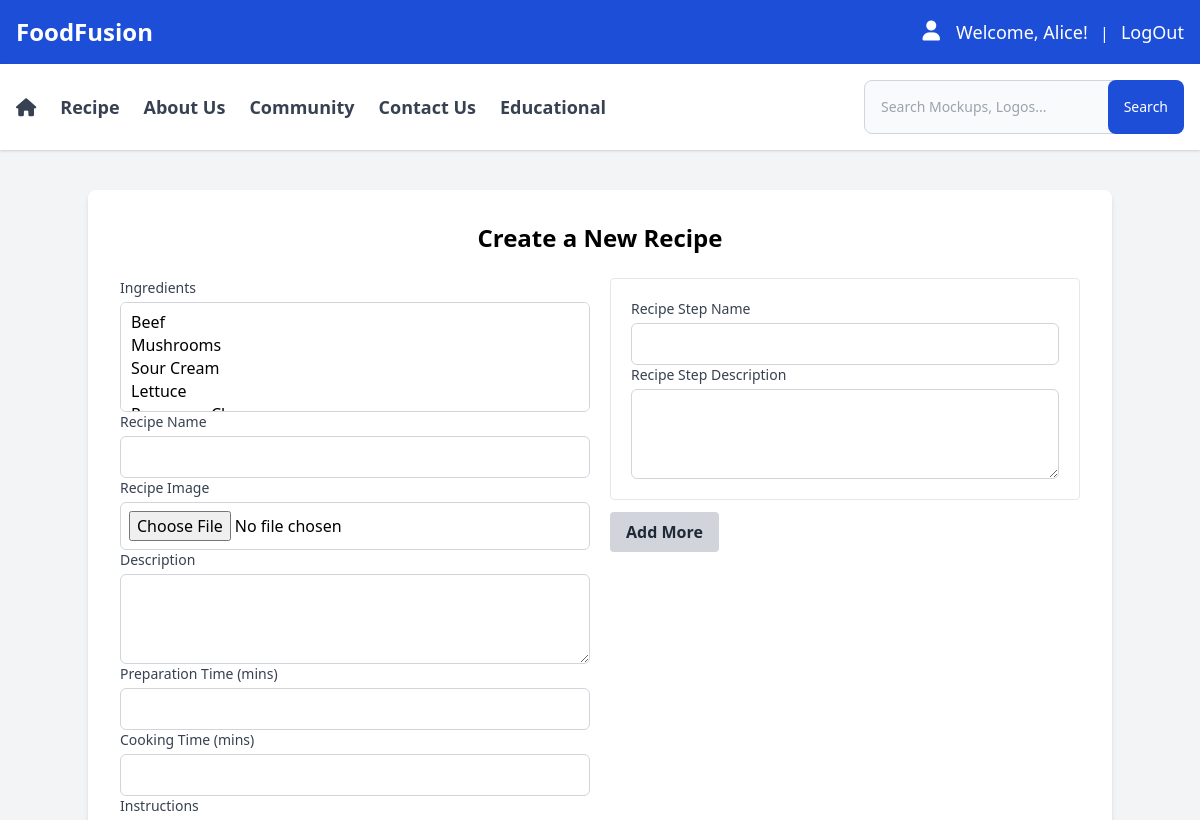
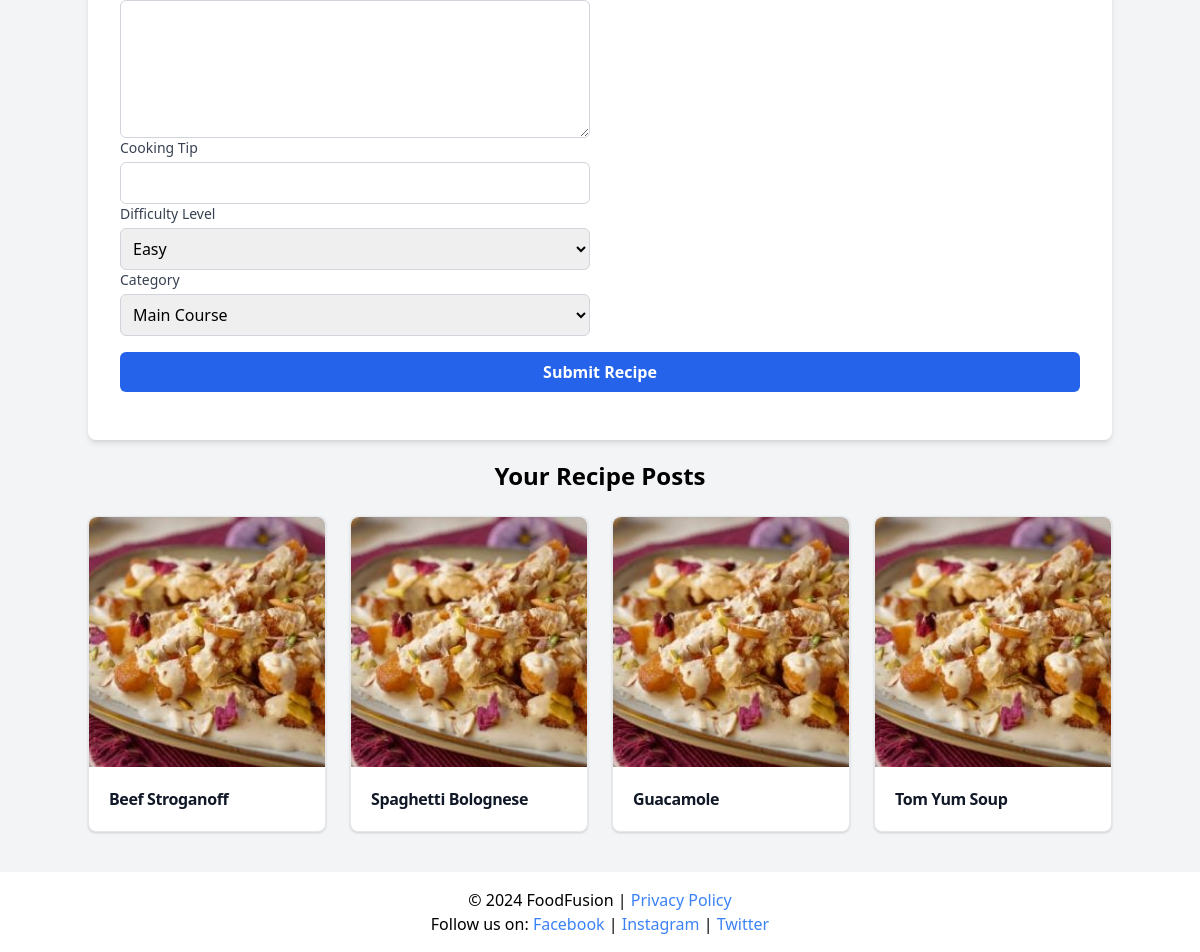
The app's page /community.php (signed in) with its own data (2 pictures, top to bottom).
### tables this page shows
CREATE TABLE `recipes` (
  id INT(11) PRIMARY KEY AUTO_INCREMENT,
  user_id INT(11),
  image VARCHAR(500),
  recipe_name VARCHAR(500),
  description VARCHAR(500),
  preparation_time INT(11),
  cooking_time INT(11),
  instructions TEXT,
  tip VARCHAR(500),
  level INT(11) comment '1.easy 2.medium 3.hard',
  created_at TIMESTAMP DEFAULT CURRENT_TIMESTAMP,
  updated_at TIMESTAMP DEFAULT CURRENT_TIMESTAMP ON UPDATE CURRENT_TIMESTAMP,
  deleted_at TIMESTAMP NULL,
  FOREIGN KEY (user_id) REFERENCES user(id)
);

### community.php (the view, shortened to what this page needs)
<?php
include 'db.php';
$isUserLoggedIn = $_SESSION['user'];
$userId = $isUserLoggedIn['id'];
$sql = "SELECT id, name FROM category WHERE deleted_at IS NULL";
$categories = $conn->query($sql);
$categoryOptions = '';
if ($categories->num_rows > 0) {
    while ($row = $categories->fetch_assoc()) {
        $categoryOptions .= "<option value='{$row['id']}'>{$row['name']}</option>";
    }
} else {
    $categoryOptions = "<option disabled>No categories available</option>";
}
$sqlIngredients = "SELECT id, name FROM ingredients WHERE deleted_at IS NULL";
$ingredients = $conn->query($sqlIngredients);
$ingredientOptions = '';
if ($ingredients->num_rows > 0) {
    while ($row = $ingredients->fetch_assoc()) {
        $ingredientOptions .= "<option value='{$row['id']}'>{$row['name']}</option>";
    }
} else {
    $ingredientOptions = "<option disabled>No ingredients available</option>";
}
$sqlUserRecipe = "SELECT id, recipe_name, image FROM recipes WHERE user_id = $userId";
$recipes = $conn->query($sqlUserRecipe);
?>
<div class="mx-auto w-full max-w-7xl">
    <div>
        <div class="bg-white p-8 rounded-lg shadow-md">
            <h2 class="text-2xl font-bold text-center mb-6">Create a New Recipe</h2>
            <form id="recipeForm" enctype="multipart/form-data" class="space-y-4">
                <div class="grid grid-cols-1 sm:grid-cols-2 gap-5">
                    <div>
                        <div>
                            <label for="ingredients" class="block text-sm font-medium text-gray-700">Ingredients</label>
                            <select id="ingredients" name="ingredients[]" multiple required class="mt-1 block w-full p-2 border border-gray-300 rounded-md">
                                <?= $ingredientOptions ?>
                            </select>
                        </div>
                        <div>
                            <label for="recipe_name" class="block text-sm font-medium text-gray-700">Recipe Name</label>
                            <input type="text" id="recipe_name" name="recipe_name" required class="mt-1 block w-full p-2 border border-gray-300 rounded-md">
                        </div>
                        <div>
                            <label for="image" class="block text-sm font-medium text-gray-700">Recipe Image</label>
                            <input type="file" id="image" name="image" accept="image/*" required class="mt-1 block w-full p-2 border border-gray-300 rounded-md">
                        </div>
                        <div>
                            <label for="description" class="block text-sm font-medium text-gray-700">Description</label>
                            <textarea id="description" name="description" rows="3" required class="mt-1 block w-full p-2 border border-gray-300 rounded-md"></textarea>
                        </div>
                        <div>
                            <label for="preparation_time" class="block text-sm font-medium text-gray-700">Preparation Time (mins)</label>
                            <input type="number" id="preparation_time" name="preparation_time" min="1" required class="mt-1 block w-full p-2 border border-gray-300 rounded-md">
                        </div>
                        <div>
                            <label for="cooking_time" class="block text-sm font-medium text-gray-700">Cooking Time (mins)</label>
                            <input type="number" id="cooking_time" name="cooking_time" min="1" required class="mt-1 block w-full p-2 border border-gray-300 rounded-md">
                        </div>
                        <div>
                            <label for="instructions" class="block text-sm font-medium text-gray-700">Instructions</label>
                            <textarea id="instructions" name="instructions" rows="5" required class="mt-1 block w-full p-2 border border-gray-300 rounded-md"></textarea>
                        </div>
                        <div>
                            <label for="tip" class="block text-sm font-medium text-gray-700">Cooking Tip</label>
                            <input type="text" id="tip" name="tip" class="mt-1 block w-full p-2 border border-gray-300 rounded-md">
                        </div>
                        <div>
                            <label for="level" class="block text-sm font-medium text-gray-700">Difficulty Level</label>
                            <select id="level" name="level" required class="mt-1 block w-full p-2 border border-gray-300 rounded-md">
                                <option value="1">Easy</option>
                            </select>
                        </div>
                        <div>
                            <label for="category" class="block text-sm font-medium text-gray-700">Category</label>
                            <select id="category" name="category" required class="mt-1 block w-full p-2 border border-gray-300 rounded-md">
                                <?= $categoryOptions ?>
                            </select>
                        </div>
                    </div>
                    <div >
                       <div id="recipe-steps">
                            <div class="recipe-step p-5 border rounded" data-index="0">
                                <div>
                                    <label for="recipe_step_name_0" class="block text-sm font-medium text-gray-700">Recipe Step Name</label>
                                    <input type="text" id="recipe_step_name_0" name="recipe_steps[0][step_name]" required class="mt-1 block w-full p-2 border border-gray-300 rounded-md">
                                </div>
                                <div>
                                    <label for="recipe_step_description_0" class="block text-sm font-medium text-gray-700">Recipe Step Description</label>
                                    <textarea id="recipe_step_description_0" name="recipe_steps[0][step_desc]" rows="3" required class="mt-1 block w-full p-2 border border-gray-300 rounded-md"></textarea>
                                </div>
                            </div>
                        </div>
                        <button type="button" id="add-step-btn" class="bg-gray-300 hover:bg-gray-400 text-gray-800 font-bold py-2 px-4 rounded mt-3">Add More</button>
                    </div>
                </div>
                <div class="text-center">
                    <button type="submit" class="w-full bg-blue-600 text-white font-semibold py-2 rounded-md hover:bg-blue-700">Submit Recipe</button>
                </div>
            </form>
        </div>
        <div class="my-5">
            <h2 class="text-2xl font-bold text-center mb-6">Your Recipe Posts</h2>
            <div class="grid grid-cols-1 sm:grid-cols-2 md:grid-cols-3 lg:grid-cols-4 gap-6 my-5">
                <?php while ($recipe = $recipes->fetch_assoc()): ?>
                    <div class="max-w-sm bg-white border border-gray-200 rounded-lg shadow">
                        <a href="recipes-details.php?id=<?= $recipe['id']; ?>">
                            <img style="height: 250px;" class="rounded-t-lg w-full object-cover	" src="<?= $recipe['image']; ?>" alt="<?= $recipe['recipe_name']; ?>" />
                        </a>
                        <div class="p-5">
                            <a href="recipes-details.php?id=<?= $recipe['id']; ?>">
                                <h5 class="font-bold tracking-tight text-gray-900"><?= $recipe['recipe_name']; ?></h5>
                            </a>
                        </div>
                    </div>
                <?php endwhile; ?>
            </div>
        </div>
    </div>
</div>
<?php
include 'layout.php';
?>

### records on screen
recipes: image (picture), recipe_name "Beef Stroganoff"
recipes: image (picture), recipe_name "Spaghetti Bolognese"
recipes: image (picture), recipe_name "Guacamole"
recipes: image (picture), recipe_name "Tom Yum Soup"

### other values on screen
$_SESSION['user']['first_name'] "Alice"
form field category "Main Course"
